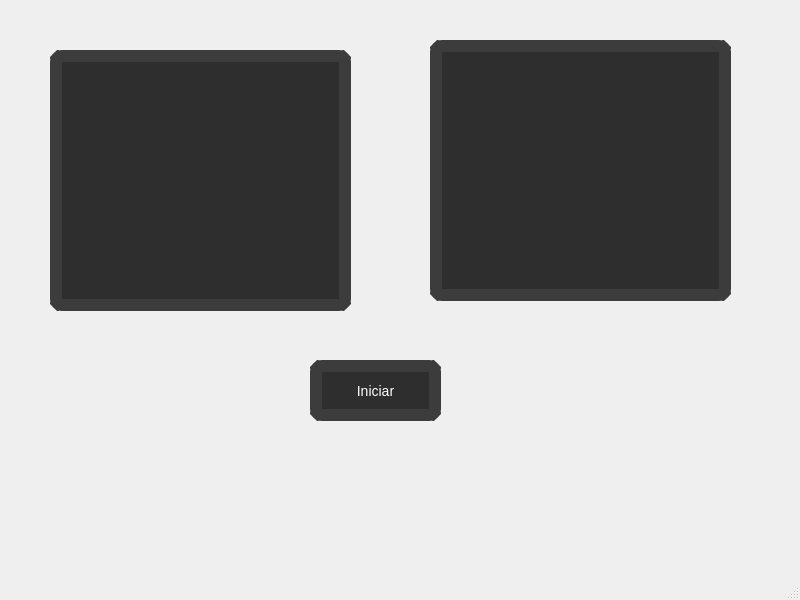
<?xml version="1.0" encoding="UTF-8"?>
<ui version="4.0">
 <class>MainWindow</class>
 <widget class="QMainWindow" name="MainWindow">
  <property name="geometry">
   <rect>
    <x>0</x>
    <y>0</y>
    <width>800</width>
    <height>600</height>
   </rect>
  </property>
  <property name="windowTitle">
   <string>MainWindow</string>
  </property>
  <property name="styleSheet">
   <string notr="true">background-color: rgb(23, 10, );</string>
  </property>
  <widget class="QWidget" name="centralwidget">
   <widget class="QPushButton" name="btn_iniciar">
    <property name="geometry">
     <rect>
      <x>310</x>
      <y>360</y>
      <width>131</width>
      <height>61</height>
     </rect>
    </property>
    <property name="font">
     <font>
      <pointsize>-1</pointsize>
     </font>
    </property>
    <property name="styleSheet">
     <string notr="true">QPushButton {
    background-color: #2E2E2E;
    color: white;
    font-size: 14px;
    border-radius: 12px;
	border: 12px solid #3C3C3C;
}
QPushButton:hover {
    background-color: #383232;
}
QPushButton:pressed {
    background-color: #005A9E;
}</string>
    </property>
    <property name="text">
     <string>Iniciar</string>
    </property>
   </widget>
   <widget class="QLabel" name="lbl_video">
    <property name="geometry">
     <rect>
      <x>50</x>
      <y>50</y>
      <width>301</width>
      <height>261</height>
     </rect>
    </property>
    <property name="styleSheet">
     <string notr="true">QLabel {
    background-color: #2E2E2E;
    border-radius: 12px;
    border: 12px solid #3C3C3C;
}</string>
    </property>
    <property name="text">
     <string/>
    </property>
   </widget>
   <widget class="QLabel" name="lbl_resultado">
    <property name="geometry">
     <rect>
      <x>430</x>
      <y>40</y>
      <width>301</width>
      <height>261</height>
     </rect>
    </property>
    <property name="font">
     <font>
      <pointsize>16</pointsize>
      <weight>75</weight>
      <bold>true</bold>
     </font>
    </property>
    <property name="styleSheet">
     <string notr="true">QLabel {
    background-color: #2E2E2E;
    border-radius: 12px;
    border: 12px solid #3C3C3C;
	color: #00E676;
    font-weight: bold;
}</string>
    </property>
    <property name="text">
     <string/>
    </property>
   </widget>
  </widget>
  <widget class="QMenuBar" name="menubar">
   <property name="geometry">
    <rect>
     <x>0</x>
     <y>0</y>
     <width>800</width>
     <height>21</height>
    </rect>
   </property>
  </widget>
  <widget class="QStatusBar" name="statusbar"/>
 </widget>
 <resources/>
 <connections/>
</ui>
